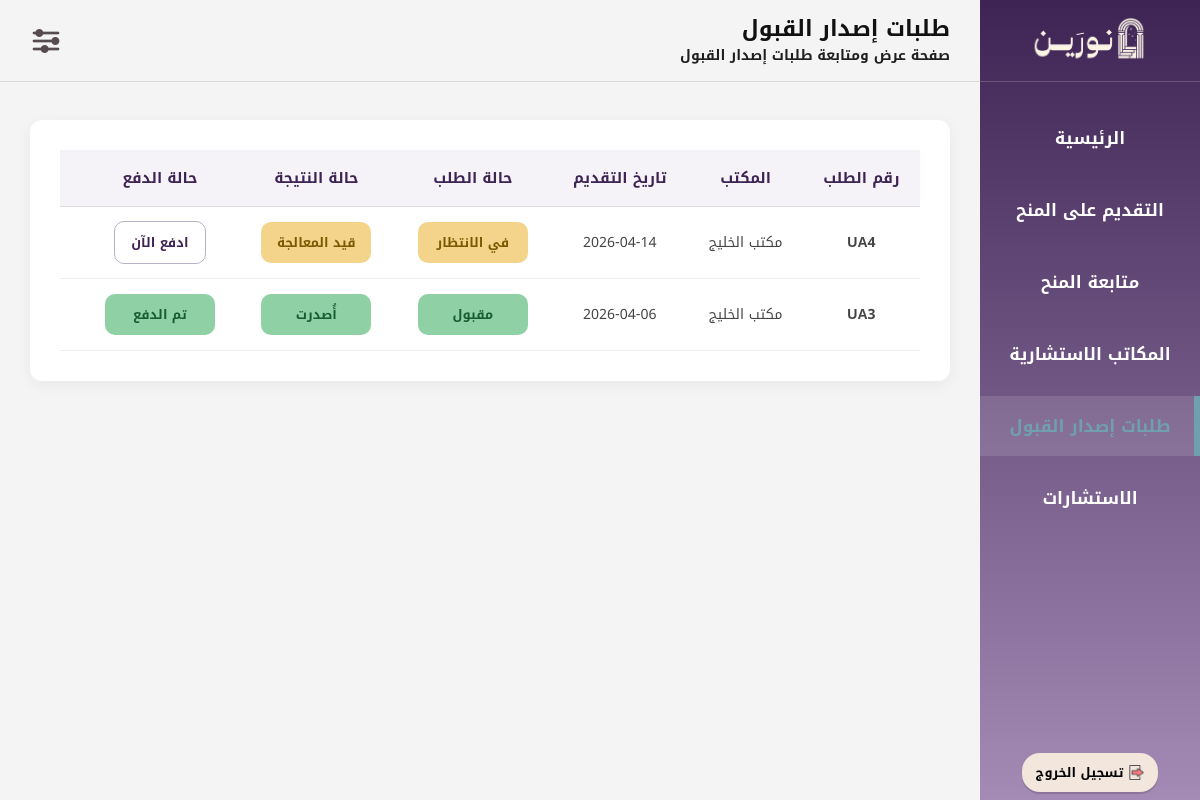
Before: /Ben16_AdmissionList.php (signed in) with the older database file.
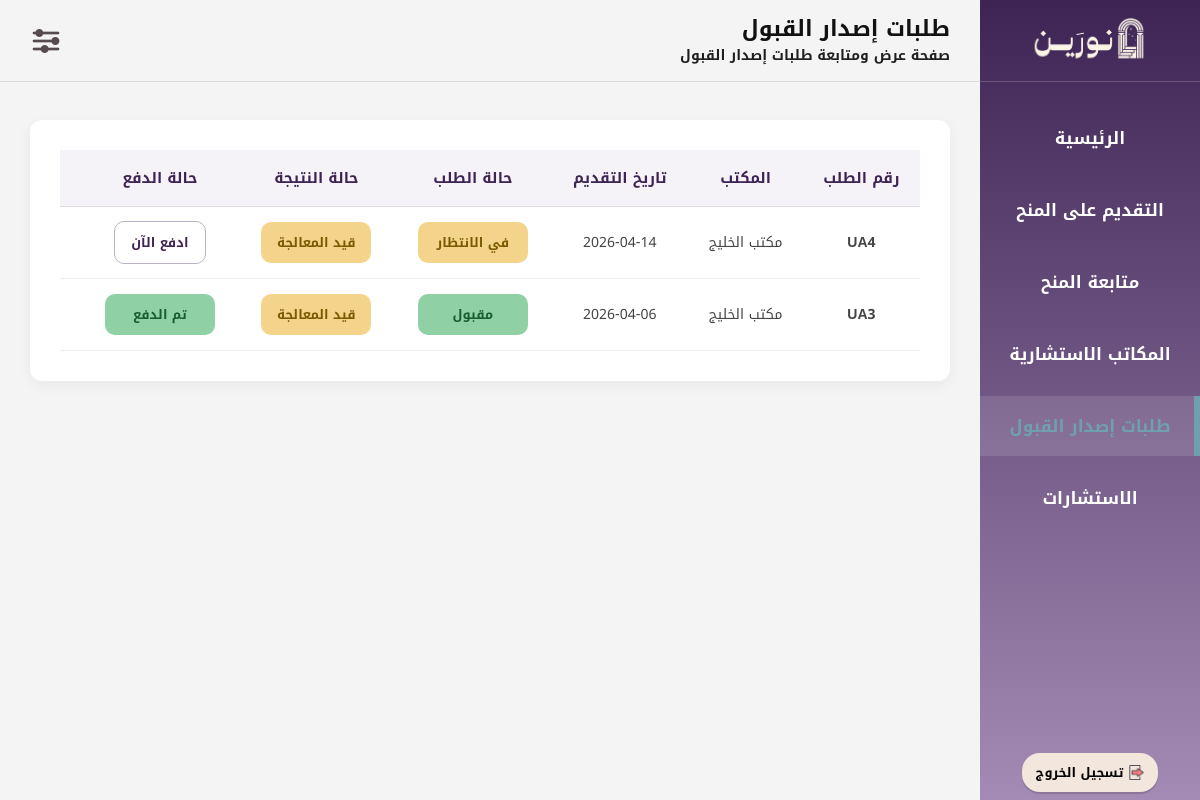
After: the same page with the newer database file.
### tables this page shows
CREATE TABLE `admission_request` (
  `request_id` int(11) NOT NULL,
  `bnf_id` int(11) NOT NULL,
  `office_id` int(11) NOT NULL,
  `program_type` enum('bachelor','master','phd') NOT NULL,
  `major_name` varchar(100) NOT NULL,
  `univ_name` varchar(100) NOT NULL,
  `Submit_date` date NOT NULL,
  `result_notes` text DEFAULT NULL,
  `Result_status` enum('قيد المعالجة','أُصدرت','لم تُصدر') DEFAULT 'قيد المعالجة',
  `request_status` enum('في الانتظار','مقبول','مرفوض') NOT NULL DEFAULT 'في الانتظار',
  `payment_status` enum('غير مدفوع','مدفوع','بانتظار الدفع') NOT NULL DEFAULT 'غير مدفوع',
  `result` varchar(255) DEFAULT NULL
);

CREATE TABLE `consulting_office` (
  `office_id` int(11) NOT NULL,
  `ccr_number` varchar(255) NOT NULL,
  `email` varchar(255) NOT NULL,
  `office_name` varchar(255) NOT NULL,
  `office_description` text NOT NULL,
  `Bachelor_fee` int(11) NOT NULL,
  `Masters_fee` int(11) NOT NULL,
  `Phd_fee` int(11) NOT NULL,
  `password` varchar(255) NOT NULL,
  `phone` varchar(255) NOT NULL,
  `approval_status` enum('بانتظار المراجعة','معتمد','مرفوض') NOT NULL DEFAULT 'بانتظار المراجعة',
  `account_status` int(11) NOT NULL DEFAULT 0
);

### Ben16_AdmissionList.php (the view, shortened to what this page needs)
<?php
$conn = new mysqli("localhost", "root", "", "noreen");
$conn->set_charset("utf8mb4");
$bnf_id = (int) $_SESSION['bnf_id'];
$sql = "SELECT
            ar.request_id,
            ar.Submit_date,
            ar.request_status,
            ar.result_notes,
            ar.Result_status,
            ar.payment_status,
            co.office_name
        FROM admission_request ar
        LEFT JOIN consulting_office co ON ar.office_id = co.office_id
        WHERE ar.bnf_id = $bnf_id
        ORDER BY ar.request_id DESC";
$result = $conn->query($sql);
?>
<!DOCTYPE html>
<html lang="ar" dir="rtl">
<head>
<link rel="stylesheet" href="CSS01Layout.css?v=3">
</head>
<body>
<div class="layout">
    <aside class="sidebar">
        <div class="sidebar-top">
            <div class="sidebar-logo">
                <img src="شعار نورين.png" alt="نورين">
            </div>
            <ul class="sidebar-menu">
                <li><a href="Ben00_MainPage.php">الرئيسية</a></li>
                <li><a href="Ben04_BrowseScholarships.php">التقديم على المنح</a></li>
                <li><a href="Ben09_TrackScholarship.php">متابعة المنح</a></li>
                <li><a href="Ben013_ConsultingOffices.php">المكاتب الاستشارية</a></li>
                <li><a href="Ben16_AdmissionRequests.php" class="active">طلبات إصدار القبول</a></li>
                <li><a href="Ben19_Consultations.php">الاستشارات</a></li>
            </ul>
        </div>
        <div class="sidebar-bottom">
            <form action="logout.php" method="post">
                <button type="submit" class="logout-btn">
                    <img src="ايقونة تسجيل الخروج.png" class="logout-icon" alt="خروج">
                    <b>تسجيل الخروج</b>
                </button>
            </form>
        </div>
    </aside>
    <div class="main-content">
        <header class="header">
            <div class="page-heading">
                <div class="page-title">طلبات إصدار القبول</div>
                <div class="page-description">صفحة عرض ومتابعة طلبات إصدار القبول</div>
            </div>
            <div class="header-icons">
                <div class="settings-dropdown">
                    <img src="ايقونة قائمة الاعدادات.png" class="menu-icon">
                </div>
            </div>
        </header>
        <div class="page">
            <div class="content-box">
                <?php if ($result && $result->num_rows > 0) { ?>
                    <div class="requests-table-wrap">
                        <table class="requests-table">
                            <tr>
                                <th>رقم الطلب</th>
                                <th>المكتب</th>
                                <th>تاريخ التقديم</th>
                                <th>حالة الطلب</th>
                                <th>حالة النتيجة</th>
                                <th>حالة الدفع</th>
                                <th>الإجراءات</th>
                            </tr>
                            <?php while ($row = $result->fetch_assoc()) { ?>
                                <?php
                                $request_status = trim($row['request_status']);
                                if ($request_status == "" || $request_status == "في الانتظار") {
                                    $requestStatusText = "في الانتظار";
                                    $requestStatusClass = "status-processing";
                                } elseif ($request_status == "مرفوض") {
                                    $requestStatusText = "مرفوض";
                                    $requestStatusClass = "status-rejected";
                                } else {
                                    $requestStatusText = "مقبول";
                                    $requestStatusClass = "status-done";
                                }
                               $result_status = trim($row['Result_status']);
if ($request_status == "مرفوض") {
    $resultStatusText = "لم تُصدر";
    $resultStatusClass = "status-plain";
} elseif ($result_status == "" || $result_status == "قيد المعالجة") {
    $resultStatusText = "قيد المعالجة";
    $resultStatusClass = "status-processing";
} elseif ($result_status == "أُصدرت" || $result_status == "أصدرت") {
    $resultStatusText = "أُصدرت";
    $resultStatusClass = "status-done";
} else {
    $resultStatusText = $result_status;
    $resultStatusClass = "status-done";
}
                                $payment_status = trim($row['payment_status']);
                                if ($request_status == "مرفوض") {
                                    $paymentStatusText = "لم يتم الدفع";
                                    $paymentStatusClass = "status-rejected";
                                } elseif ($payment_status == "مدفوع") {
                                    $paymentStatusText = "تم الدفع";
                                    $paymentStatusClass = "status-done";
                                } else {
                                    $paymentStatusText = "ادفع الآن";
                                    $paymentStatusClass = "status-processing";
                                }
                                ?>
                                <tr>
                                    <td class="req-code">UA<?php echo $row['request_id']; ?></td>
                                    <td><?php echo htmlspecialchars($row['office_name']); ?></td>
                                    <td><?php echo htmlspecialchars($row['Submit_date']); ?></td>
                                    <td>
                                        <div class="status-box <?php echo $requestStatusClass; ?>">
                                            <?php echo $requestStatusText; ?>
                                        </div>
                                    </td>
                                    <td>
                                        <div class="status-box <?php echo $resultStatusClass; ?>">
                                            <?php echo $resultStatusText; ?>
                                        </div>
                                    </td>
                                    <td>
                                        <?php if ($request_status != "مرفوض" && $payment_status != "مدفوع") { ?>
                                            <button type="button" class="details-btn" onclick="openPaymentModal(<?php echo $row['request_id']; ?>)">
                                                ادفع الآن
                                            </button>
                                        <?php } else { ?>
                                            <div class="status-box <?php echo $paymentStatusClass; ?>">
                                                <?php echo $paymentStatusText; ?>
                                            </div>
                                        <?php } ?>
                                    </td>
                                    <td>
                                    </td>
                                </tr>
                            <?php } ?>
                        </table>
                    </div>
                <?php } else { ?>
                    <div class="empty-box">
                        لا توجد لديك طلبات إصدار قبول حتى الآن.
                    </div>
                <?php } ?>
            </div>
        </div>
    </div>
</div>
</body>
</html>

### CSS01Layout.css (style rules this page uses)
* { margin:0; padding:0; box-sizing:border-box; font-family:"Noto Kufi Arabic",sans-serif; text-decoration:none; }
body { background:#F4F4F4; direction:rtl; }
.layout { display:flex; min-height:100vh; }
.sidebar { width:220px; height:100vh; position:fixed; top:0; right:0; background:linear-gradient(to bottom,#3E2454,#A48BB5); color:#FFFFFF; display:flex; flex-direction:column; justify-content:space-between; z-index:1000; }
.sidebar-top { width:100%; }
.sidebar-logo { height:82px; display:flex; align-items:center; justify-content:center; border-bottom:1px solid rgba(255,255,255,0.18); }
.sidebar-logo img { width:120px; height:auto; object-fit:contain; }
.sidebar-menu { list-style:none; margin-top:26px; }
.sidebar-menu li { margin-bottom:12px; }
.sidebar-menu a { color:#FFFFFF; font-size:17px; font-weight:600; display:block; padding:14px 22px; text-align:center; transition:.25s; position:relative; }
.sidebar-menu a.active { color:#70A0AF; background:rgba(255,255,255,0.12); }
.sidebar-menu a.active::after { content:""; position:absolute; right:0; top:0; width:6px; height:100%; background:#70A0AF; }
.sidebar-bottom { padding:0 10px 8px; display:flex; justify-content:center; }
.logout-btn { background:#F3E6DD; border:none; border-radius:18px; padding:7px 14px; font-size:13px; cursor:pointer; display:flex; align-items:center; gap:6px; box-shadow:0 2px 1px rgba(0,0,0,0.15); transition:transform .3s, box-shadow .3s; }
.logout-icon { width:15px; height:15px; object-fit:contain; }
.main-content { margin-right:220px; width:calc(100% - 220px); min-height:100vh; display:flex; flex-direction:column; }
.header { min-height:82px; position:sticky; top:0; z-index:900; border-bottom:1px solid #d9d9d9; background:#F4F4F4; display:flex; flex-direction:row; align-items:center; justify-content:space-between; padding:10px 30px; }
.page-heading { display:flex; flex-direction:column; align-items:flex-end; justify-content:right;; text-align:right; }
.page-title { font-size:22px; font-weight:700; color:#111111; line-height:1.4; text-align:right; width:100%; }
.page-description { font-size:14px; font-weight:600; color:#1f1f1f; line-height:1.6; text-align:right; }
.header-icons { display:flex; align-items:center; }
.settings-dropdown { position:relative; display:inline-block; }
.settings-dropdown::after { content:""; position:absolute; top:100%; left:0; width:100%; height:10px; }
.menu-icon { width:32px; height:32px; cursor:pointer; display:block; object-fit:contain; }
.page { padding:30px; }

### Ben16_AdmissionList.php (style rules this page uses)
.page { padding:18px 30px 30px; }
.content-box { width:100%; max-width:1280px; margin:20px auto; background:#fff; padding:30px; border-radius:12px; box-shadow:0 4px 15px rgba(0,0,0,0.05); }
.requests-table-wrap { width:100%; overflow-x:auto; }
.requests-table { width:100%; border-collapse:collapse; min-width:1050px; }
.requests-table th { background:#F5F3F7; color:#3E2454; padding:14px 12px; font-size:15px; font-weight:700; text-align:center; border-bottom:1px solid #ddd; font-family:'Noto Kufi Arabic', sans-serif; }
.requests-table td { background:#fff; padding:14px 12px; font-size:14px; color:#444; text-align:center; border-bottom:1px solid #eee; font-family:'Noto Kufi Arabic', sans-serif; vertical-align:middle; }
.req-code { color:#6f6f6f; font-weight:700; }
.status-box { display:inline-block; min-width:110px; padding:8px 14px; border-radius:10px; font-size:13px; font-weight:700; }
.status-processing { background:#F3D48A; color:#7A5A00; }
.status-done { background:#8FD0A5; color:#185C31; }
.details-btn { display:inline-block; padding:8px 16px; background:#fff; color:#3E2454; border:1.5px solid #B9B0C6; border-radius:10px; text-decoration:none; font-size:13px; font-weight:700; transition:0.3s; font-family:'Noto Kufi Arabic', sans-serif; cursor:pointer; }

Changed rows visible on the page:
changed admission_request "مقبول": Result_status "أصدرت" → empty (drawn); resultStatusText "أُصدرت" → "قيد المعالجة"
